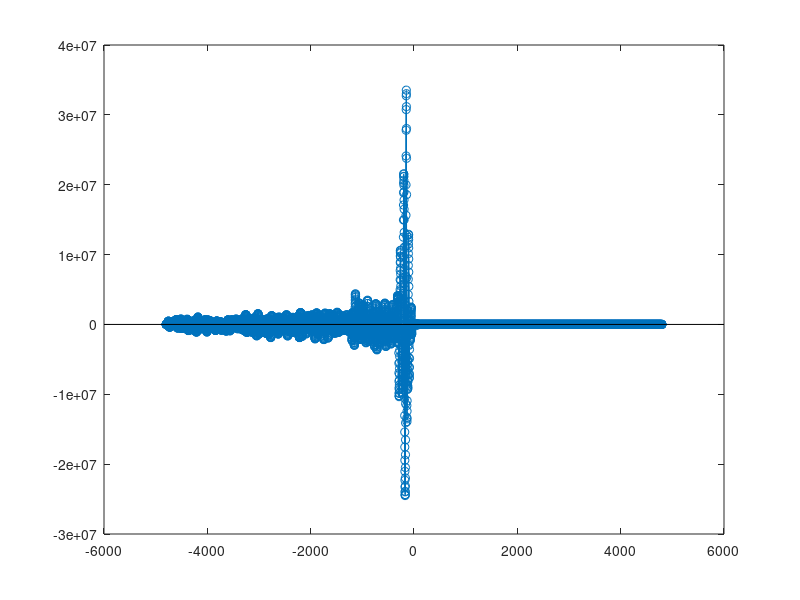

Reproduce this figure in MATLAB. (Note: this script raises an error after producing the figure.)
clf; clear; clc; close all;

fs = 48e03;
fstart = 100;
fstop = 3e03;
sweep_length = 100;
t = 0:1/fs:sweep_length/fs-1/fs;
t_last = t(sweep_length);
sweep_sig = chirp(t, fstart, t_last, fstop);

signal_50 = importdata("sonar_50_cm.dat");
signal_100 = importdata("sonar_100_cm.dat");
signal_150 = importdata("sonar_150_cm.dat");
signal_200 = importdata("sonar_200_cm.dat");

% figure;
% plot(signal_50);
% hold on;
% plot(signal_100);
% plot(signal_150);
% plot(signal_200);
% legend("50", "100", "150", "200");
% 
figure;
[c, lags] = xcorr(sweep_sig, signal_200);
stem(lags,c);
hold on;
[d, lag] = myXCorr(sweep_sig, signal_200');
stem(lag, d);
legend("xcorr", "myXCorr");
